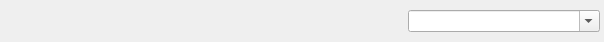
<?xml version="1.0" encoding="UTF-8"?>
<ui version="4.0">
 <class>Toolbar</class>
 <widget class="QWidget" name="Toolbar">
  <property name="geometry">
   <rect>
    <x>0</x>
    <y>0</y>
    <width>604</width>
    <height>42</height>
   </rect>
  </property>
  <property name="windowTitle">
   <string>Form</string>
  </property>
  <layout class="QHBoxLayout" name="horizontalLayout">
   <property name="spacing">
    <number>0</number>
   </property>
   <property name="margin">
    <number>4</number>
   </property>
   <item>
    <spacer name="horizontalSpacer">
     <property name="orientation">
      <enum>Qt::Horizontal</enum>
     </property>
     <property name="sizeType">
      <enum>QSizePolicy::Expanding</enum>
     </property>
     <property name="sizeHint" stdset="0">
      <size>
       <width>40</width>
       <height>20</height>
      </size>
     </property>
    </spacer>
   </item>
   <item>
    <widget class="QLabel" name="searchLabel">
     <property name="sizePolicy">
      <sizepolicy hsizetype="Preferred" vsizetype="Fixed">
       <horstretch>0</horstretch>
       <verstretch>0</verstretch>
      </sizepolicy>
     </property>
     <property name="maximumSize">
      <size>
       <width>22</width>
       <height>22</height>
      </size>
     </property>
     <property name="text">
      <string/>
     </property>
     <property name="pixmap">
      <pixmap resource="manpager.qrc">:/images/searchicon.png</pixmap>
     </property>
     <property name="scaledContents">
      <bool>true</bool>
     </property>
     <property name="alignment">
      <set>Qt::AlignCenter</set>
     </property>
     <property name="indent">
      <number>0</number>
     </property>
    </widget>
   </item>
   <item>
    <widget class="QComboBox" name="searchBox">
     <property name="sizePolicy">
      <sizepolicy hsizetype="Preferred" vsizetype="Fixed">
       <horstretch>0</horstretch>
       <verstretch>0</verstretch>
      </sizepolicy>
     </property>
     <property name="minimumSize">
      <size>
       <width>192</width>
       <height>0</height>
      </size>
     </property>
     <property name="maximumSize">
      <size>
       <width>16777215</width>
       <height>22</height>
      </size>
     </property>
     <property name="editable">
      <bool>true</bool>
     </property>
    </widget>
   </item>
  </layout>
 </widget>
 <resources>
  <include location="manpager.qrc"/>
 </resources>
 <connections/>
</ui>
